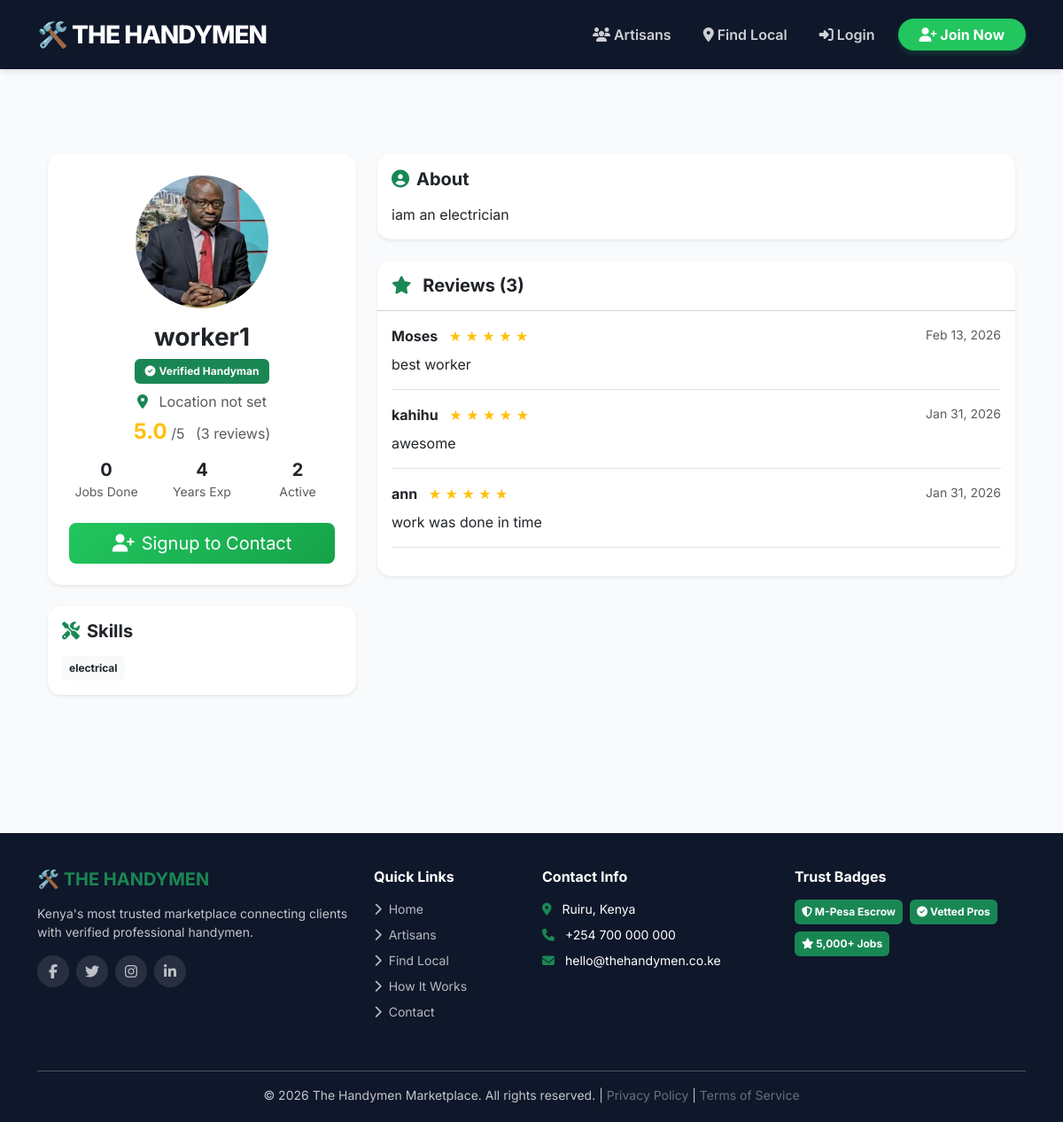
Screenshot of /profile/6/ with the database file from the repository.
### accounts/models.py (models this page shows, shortened)
class User(AbstractUser):
    is_handyman = models.BooleanField(default=False)
    is_client = models.BooleanField(default=False)
    is_email_verified = models.BooleanField(default=False)

class Profile(models.Model):
    user = models.OneToOneField(User, on_delete=models.CASCADE, related_name='profile')
    bio = models.TextField(max_length=500, blank=True)
    skills = models.CharField(max_length=255, blank=True)
    experience_years = models.IntegerField(default=0)
    cv = models.FileField(upload_to='cvs/', blank=True, null=True)
    is_verified = models.BooleanField(default=False)
    profile_photo = models.ImageField(upload_to='profile_photos/', null=True, blank=True)
    location = models.CharField(max_length=255, blank=True)  # Location field
    phone_number = models.CharField(max_length=15, blank=True)

class Review(models.Model):
    client = models.ForeignKey(User, on_delete=models.CASCADE, related_name='reviews_given')
    handyman = models.ForeignKey(User, on_delete=models.CASCADE, related_name='reviews_received')
    rating = models.IntegerField(choices=[(i, i) for i in range(1, 6)])
    comment = models.TextField(blank=True)
    created_at = models.DateTimeField(auto_now_add=True)
    class Meta:
        ordering = ['-created_at']
        unique_together = ['client', 'handyman']

### accounts/views.py (the view)
# urls.py: path('profile/<int:user_id>/', views.view_public_profile, name='public_profile'),
def view_public_profile(request, user_id):
    worker = get_object_or_404(User, id=user_id)
    reviews = Review.objects.filter(handyman=worker).order_by('-created_at')
    avg_rating = reviews.aggregate(Avg('rating'))['rating__avg']
    completed_jobs = Job.objects.filter(hired_worker=worker, status='completed').count()
    active_jobs = Job.objects.filter(hired_worker=worker, status='in_progress').count()
    total_earned = Transaction.objects.filter(job__hired_worker=worker, transaction_type='release', transaction_status='completed').aggregate(Sum('amount'))['amount__sum'] or 0
    context = {
        'worker': worker,
        'reviews': reviews,
        'avg_rating': round(avg_rating, 1) if avg_rating else None,
        'completed_jobs': completed_jobs,
        'active_jobs': active_jobs,
        'total_earned': total_earned,
        'review_count': reviews.count()
    }
    return render(request, 'accounts/public_profile.html', context)

### accounts/templates/accounts/public_profile.html (shortened to what this page needs)
{% extends 'base.html' %}
{% block content %}
<div class="container py-5">
    <div class="row">
        <div class="col-lg-4 mb-4">
            <div class="card shadow-sm border-0">
                <div class="card-body text-center p-4">
                    {% if worker.profile.profile_photo %}
                        <img src="{{ worker.profile.profile_photo.url }}"
                             class="rounded-circle mb-3"
                             style="width: 150px; height: 150px; object-fit: cover;"
                             alt="{{ worker.get_full_name|default:worker.username }}">
                    {% else %}
                        <div class="bg-light rounded-circle d-inline-flex align-items-center justify-content-center mb-3"
                             style="width: 150px; height: 150px;">
                            <i class="fas fa-user fa-4x text-secondary"></i>
                        </div>
                    {% endif %}
                    <h3 class="fw-bold">{{ worker.get_full_name|default:worker.username }}</h3>
                    {% if worker.profile.is_verified %}
                        <span class="badge bg-success mb-2">
                            <i class="fas fa-check-circle me-1"></i>Verified Handyman
                        </span>
                    {% else %}
                        <span class="badge bg-warning mb-2">Pending Verification</span>
                    {% endif %}
                    <p class="text-muted mb-2">
                        <i class="fas fa-map-marker-alt text-success me-2"></i>
                        {{ worker.profile.location|default:"Location not set" }}
                    </p>
                    <div class="mb-3">
                        {% if avg_rating %}
                            <span class="h4 fw-bold text-warning">{{ avg_rating }}</span>
                            <span class="text-muted">/5</span>
                            <span class="text-muted ms-2">({{ review_count }} reviews)</span>
                        {% else %}
                            <span class="text-muted">No ratings yet</span>
                        {% endif %}
                    </div>
                    <div class="row mb-4">
                        <div class="col-4">
                            <h5 class="fw-bold mb-0">{{ completed_jobs }}</h5>
                            <small class="text-muted">Jobs Done</small>
                        </div>
                        <div class="col-4">
                            <h5 class="fw-bold mb-0">{{ worker.profile.experience_years|default:0 }}</h5>
                            <small class="text-muted">Years Exp</small>
                        </div>
                        <div class="col-4">
                            <h5 class="fw-bold mb-0">{{ active_jobs }}</h5>
                            <small class="text-muted">Active</small>
                        </div>
                    </div>
                    <div class="d-grid gap-2">
                        {% if user.is_authenticated %}
                            {% if user.is_client %}
                                {% if worker.profile.phone_number %}
                                    <a href="tel:{{ worker.profile.phone_number }}" class="btn btn-success btn-lg">
                                        <i class="fas fa-phone me-2"></i>Call {{ worker.profile.phone_number }}
                                    </a>
                                {% else %}
                                    <button class="btn btn-secondary btn-lg" disabled>
                                        <i class="fas fa-phone-slash me-2"></i>No Phone Available
                                    </button>
                                {% endif %}
                                <button class="btn btn-outline-primary" data-bs-toggle="modal" data-bs-target="#messageModal">
                                    <i class="fas fa-envelope me-2"></i>Send Message
                                </button>
                            {% elif user.is_handyman %}
                                <button class="btn btn-secondary btn-lg" disabled>
                                    <i class="fas fa-phone me-2"></i>Contact via Job Posting
                                </button>
                            {% endif %}
                        {% else %}
                            <a href="{% url 'signup' %}?next={% url 'public_profile' worker.id %}" class="btn btn-success btn-lg">
                                <i class="fas fa-user-plus me-2"></i>Signup to Contact
                            </a>
                        {% endif %}
                    </div>
                </div>
            </div>
            <div class="card shadow-sm border-0 mt-4">
                <div class="card-body">
                    <h5 class="fw-bold mb-3"><i class="fas fa-tools text-success me-2"></i>Skills</h5>
                    {% if worker.profile.skills %}
                        <div class="d-flex flex-wrap gap-2">
                            {% for skill in worker.profile.skills.split %}
                                <span class="badge bg-light text-dark p-2">{{ skill }}</span>
                            {% endfor %}
                        </div>
                    {% else %}
                        <p class="text-muted mb-0">No skills listed</p>
                    {% endif %}
                </div>
            </div>
        </div>
        <div class="col-lg-8">
            <div class="card shadow-sm border-0 mb-4">
                <div class="card-body">
                    <h5 class="fw-bold mb-3"><i class="fas fa-user-circle text-success me-2"></i>About</h5>
                    <p class="mb-0">{{ worker.profile.bio|default:"No bio provided." }}</p>
                </div>
            </div>
            <div class="card shadow-sm border-0">
                <div class="card-header bg-white py-3">
                    <h5 class="mb-0 fw-bold">
                        <i class="fas fa-star text-success me-2"></i>
                        Reviews ({{ review_count }})
                    </h5>
                </div>
                <div class="card-body">
                    {% if reviews %}
                        {% for review in reviews %}
                        <div class="border-bottom mb-3 pb-3">
                            <div class="d-flex justify-content-between mb-2">
                                <div>
                                    <strong>{{ review.client.get_full_name|default:review.client.username }}</strong>
                                    <span class="text-warning ms-2">
                                        {% for i in "12345"|make_list %}
                                            {% if forloop.counter <= review.rating %}
                                                ★
                                            {% else %}
                                                ☆
                                            {% endif %}
                                        {% endfor %}
                                    </span>
                                </div>
                                <small class="text-muted">{{ review.created_at|date:"M d, Y" }}</small>
                            </div>
                            <p class="mb-0">{{ review.comment }}</p>
                        </div>
                        {% endfor %}
                    {% else %}
                        <p class="text-muted text-center py-4">No reviews yet</p>
                    {% endif %}
                </div>
            </div>
        </div>
    </div>
</div>
{% endblock %}

### accounts/templates/base.html (style rules this page uses)
body { background-color: #f8fafc; font-family: 'Inter', sans-serif; color: #1e293b; }

### accounts/templates/accounts/public_profile.html (style rules this page uses)
.card { border-radius: 15px; overflow: hidden; }
.badge { padding: 8px 12px; }
.btn-success { background: linear-gradient(135deg, #22c55e 0%, #16a34a 100%); border: none; transition: all 0.3s; }

### rows the page displays
User: profile.profile_photo (picture), get_full_name "worker1", profile.location "Location not set", profile.experience_years "4", profile.bio "iam an electrician"
Profile: split "electrical"
Review: client.get_full_name "Moses", rating 5 (drawn), created_at "Feb 13, 2026", comment "best worker"
Review: client.get_full_name "kahihu", rating 5 (drawn), created_at "Jan 31, 2026", comment "awesome"
Review: client.get_full_name "ann", rating 5 (drawn), created_at "Jan 31, 2026", comment "work was done in time"

### other values shown
{{ avg_rating }} "5.0"
{{ review_count }} "3"
{{ completed_jobs }} "0"
{{ active_jobs }} "2"
